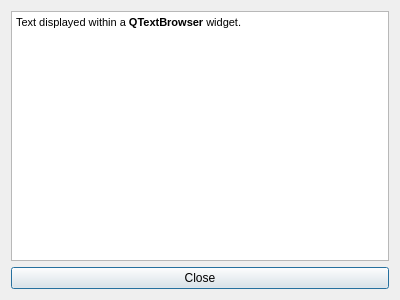
<?xml version="1.0" encoding="UTF-8"?>
<ui version="4.0">
 <class>MemoDialog</class>
 <widget class="QDialog" name="MemoDialog">
  <property name="geometry">
   <rect>
    <x>0</x>
    <y>0</y>
    <width>400</width>
    <height>300</height>
   </rect>
  </property>
  <property name="windowTitle">
   <string>Dialog</string>
  </property>
  <layout class="QVBoxLayout" name="verticalLayout">
   <item>
    <widget class="QTextBrowser" name="textBrowser">
     <property name="font">
      <font>
       <pointsize>15</pointsize>
      </font>
     </property>
     <property name="html">
      <string>&lt;!DOCTYPE HTML PUBLIC &quot;-//W3C//DTD HTML 4.0//EN&quot; &quot;http://www.w3.org/TR/REC-html40/strict.dtd&quot;&gt;
&lt;html&gt;&lt;head&gt;&lt;meta name=&quot;qrichtext&quot; content=&quot;1&quot; /&gt;&lt;style type=&quot;text/css&quot;&gt;
p, li { white-space: pre-wrap; }
&lt;/style&gt;&lt;/head&gt;&lt;body style=&quot; font-family:'MS Shell Dlg 2'; font-size:15pt; font-weight:400; font-style:normal;&quot;&gt;
&lt;p style=&quot; margin-top:0px; margin-bottom:0px; margin-left:0px; margin-right:0px; -qt-block-indent:0; text-indent:0px;&quot;&gt;&lt;span style=&quot; font-size:7.875pt;&quot;&gt;Text displayed within a &lt;/span&gt;&lt;span style=&quot; font-size:7.875pt; font-weight:600;&quot;&gt;QTextBrowser&lt;/span&gt;&lt;span style=&quot; font-size:7.875pt;&quot;&gt; widget.&lt;/span&gt;&lt;/p&gt;&lt;/body&gt;&lt;/html&gt;</string>
     </property>
    </widget>
   </item>
   <item>
    <widget class="QPushButton" name="closeButton">
     <property name="text">
      <string>Close</string>
     </property>
    </widget>
   </item>
  </layout>
 </widget>
 <resources/>
 <connections/>
</ui>
